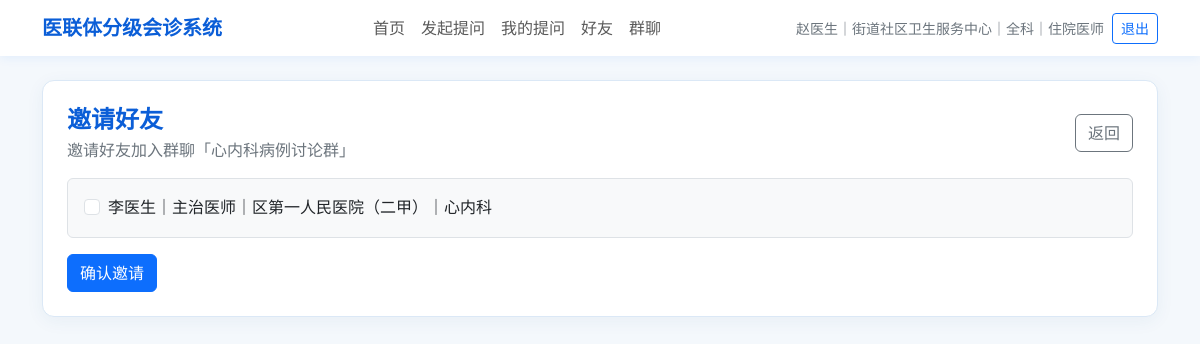
/groups/1/invite (signed in), run on the app's committed database.
### tables this page shows
CREATE TABLE users (
                    id INTEGER PRIMARY KEY AUTOINCREMENT,
                    name TEXT,
                    password TEXT,
                    hospital_id INTEGER,
                    department TEXT,
                    role TEXT DEFAULT '医生'
                , phone TEXT DEFAULT '', wechat_id TEXT DEFAULT '', title TEXT DEFAULT '', avatar TEXT DEFAULT '');

CREATE TABLE hospitals (
                    id INTEGER PRIMARY KEY AUTOINCREMENT,
                    name TEXT,
                    parent_id INTEGER,
                    path TEXT,
                    level INTEGER
                );

CREATE TABLE groups (
                    id INTEGER PRIMARY KEY AUTOINCREMENT,
                    group_name TEXT,
                    group_type TEXT,
                    creator_id INTEGER,
                    create_time TEXT,
                    description TEXT,
                    consultation_id INTEGER
                );

CREATE TABLE friend_relations (
                    id INTEGER PRIMARY KEY AUTOINCREMENT,
                    user_id INTEGER,
                    friend_id INTEGER,
                    status TEXT,
                    apply_msg TEXT,
                    friend_group TEXT,
                    create_time TEXT,
                    update_time TEXT
                );

### app.py (the view, shortened to what this page needs)
    @app.route("/groups/<int:group_id>/invite", methods=["GET", "POST"])
    @login_required
    def group_invite(current_user: Dict[str, Any], group_id: int):
        if not is_group_member(group_id, current_user["id"]):
            flash("您不是该群成员", "danger")
            return redirect(url_for("groups"))
        return render_template(
            "invite_friends.html",
            group=get_group_detail(group_id),
            friends=get_friends(current_user["id"]),
            mode="group",
        )

### app.py (called while the page is built)
def get_connection(db_path: Optional[Path] = None) -> sqlite3.Connection:
    if db_path is None:
        db_path = DB_PATH
    conn = sqlite3.connect(db_path)
    conn.row_factory = sqlite3.Row
    return conn

def row_to_dict(row: Optional[sqlite3.Row]) -> Optional[Dict[str, Any]]:
    if row is None:
        return None
    return dict(row)

def get_user_with_hospital(user_id: int) -> Optional[Dict[str, Any]]:
    conn = get_connection()
    try:
        row = conn.execute(
            """
            SELECT
                u.id AS id,
                u.name AS name,
                u.phone AS phone,
                u.wechat_id AS wechat_id,
                u.title AS title,
                u.avatar AS avatar,
                u.department AS department,
                u.role AS role,
                h.id AS hospital_id,
                h.name AS hospital_name,
                h.path AS hospital_path,
                h.level AS hospital_level
            FROM users u
            JOIN hospitals h ON u.hospital_id = h.id
            WHERE u.id = ?
            """,
            (user_id,),
        ).fetchone()
        return row_to_dict(row)
    finally:
        conn.close()

def get_answer_notifications(current_user: Optional[Dict[str, Any]]) -> List[sqlite3.Row]:
    if current_user is None:
        return []
    conn = get_connection()
    try:
        return conn.execute(
            """
            SELECT id, title, reply_time
            FROM consultations
            WHERE asker_id = ? AND status = '已回复'
            ORDER BY reply_time DESC, id DESC
            LIMIT 5
            """,
            (current_user["id"],),
        ).fetchall()
    finally:
        conn.close()

def get_friends(user_id: int) -> List[sqlite3.Row]:
    conn = get_connection()
    try:
        return conn.execute(
            """
            SELECT
                fr.friend_group,
                u.*,
                h.name AS hospital_name,
                h.level AS hospital_level
            FROM friend_relations fr
            JOIN users u ON fr.friend_id = u.id
            JOIN hospitals h ON u.hospital_id = h.id
            WHERE fr.user_id = ?
              AND fr.status = 'accepted'
            ORDER BY fr.friend_group, u.id
            """,
            (user_id,),
        ).fetchall()
    finally:
        conn.close()

### templates/invite_friends.html (shortened to what this page needs)
{% extends "base.html" %}
{% block content %}
<div class="page-card p-3 p-md-4">
    <div class="d-flex justify-content-between align-items-center mb-3">
        <div>
            <h1 class="h4 medical-title mb-1">邀请好友</h1>
            <p class="text-secondary mb-0">
                {% if mode == 'case' %}
                邀请好友加入病例聊天室「{{ group.group_name }}」
                {% else %}
                邀请好友加入群聊「{{ group.group_name }}」
                {% endif %}
            </p>
        </div>
        <a class="btn btn-outline-secondary" href="{{ url_for('group_chat', group_id=group.id) }}">返回</a>
    </div>
    <form method="post">
        <div class="border rounded p-3 bg-light mb-3">
            {% for friend in friends %}
            <div class="form-check">
                <input class="form-check-input" type="checkbox" name="member_ids" value="{{ friend.id }}" id="invite_{{ friend.id }}">
                <label class="form-check-label" for="invite_{{ friend.id }}">
                    {{ friend.name }}｜{{ friend.title }}｜{{ friend.hospital_name }}｜{{ friend.department }}
                </label>
            </div>
            {% else %}
            <p class="text-secondary mb-0">暂无好友可邀请。</p>
            {% endfor %}
        </div>
        <button class="btn btn-primary" type="submit">确认邀请</button>
    </form>
</div>
{% endblock %}

### templates/base.html (shortened to what this page needs)
<!doctype html>
<html lang="zh-CN">
<head>
    <link href="https://cdn.jsdelivr.net/npm/bootstrap@5.3.3/dist/css/bootstrap.min.css" rel="stylesheet">
</head>
<body>
{% if current_user %}
<nav class="navbar navbar-expand-lg bg-white sticky-top">
    <div class="container">
        <a class="navbar-brand medical-title" href="{{ url_for('home') }}">医联体分级会诊系统</a>
        <div class="collapse navbar-collapse" id="mainNavbar">
            <ul class="navbar-nav mx-auto mb-2 mb-lg-0">
                <li class="nav-item"><a class="nav-link" href="{{ url_for('home') }}">首页</a></li>
                <li class="nav-item"><a class="nav-link" href="{{ url_for('new_consultation') }}">发起提问</a></li>
                <li class="nav-item"><a class="nav-link" href="{{ url_for('my_consultations') }}">我的提问</a></li>
                <li class="nav-item">
                    <a class="nav-link" href="{{ url_for('friends') }}">
                        好友
                    </a>
                </li>
                <li class="nav-item">
                    <a class="nav-link" href="{{ url_for('groups') }}">
                        群聊
                    </a>
                </li>
            </ul>
            <div class="d-flex flex-column flex-lg-row align-items-lg-center gap-2 small text-secondary">
                <span>{{ current_user.name }}｜{{ current_user.hospital_name }}｜{{ current_user.department }}｜{{ current_user.title }}</span>
                <a class="btn btn-outline-primary btn-sm" href="{{ url_for('logout') }}">退出</a>
            </div>
        </div>
    </div>
</nav>
{% endif %}
<main class="container py-4">
    {% block content %}{% endblock %}
</main>
</body>
</html>

### templates/base.html (style rules this page uses)
body { background: #f4f8fc; }
.navbar { box-shadow: 0 2px 10px rgba(13, 110, 253, 0.08); }
.page-card { background: #fff; border: 1px solid #dbe8f6; border-radius: 12px; box-shadow: 0 4px 18px rgba(35, 80, 130, 0.06); }
.medical-title { color: #0b5ed7; font-weight: 700; }

### data on the page
users: name "赵医生", department "全科", title "住院医师"
hospitals: hospital_name "街道社区卫生服务中心"
groups: group_name "心内科病例讨论群"
friend_relations: name "李医生", title "主治医师", hospital_name "区第一人民医院（二甲）", department "心内科"
